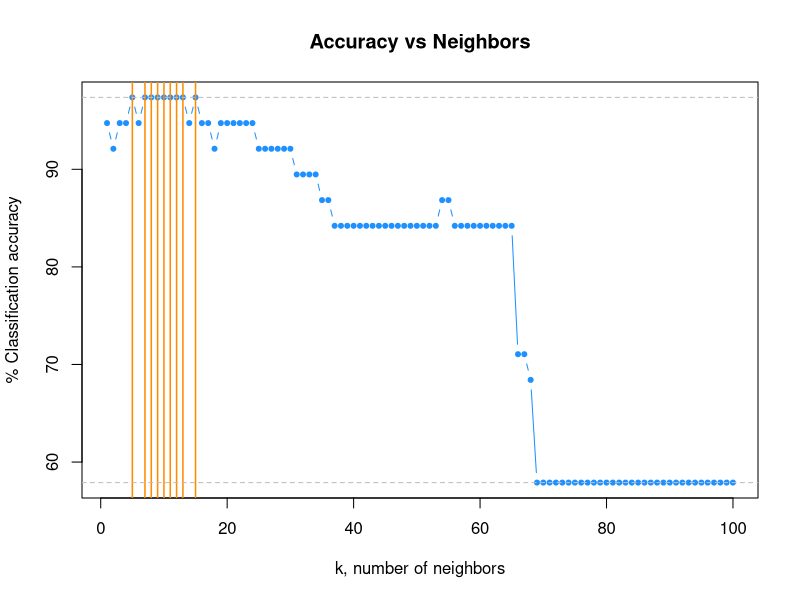

Write the R code that produced this figure.
## ---- chunk 1
# Cargamos librerías
library(class)

# Leemos datos 
data <- iris

# Normalizamos datos (excepto columna objetivo)
data[, -5] <- scale(iris[, -5])

# Resultados reproducibles
set.seed(1234)

# 70% entrenamiento y 30% test
ind <- sample(2, nrow(data), replace=TRUE, prob=c(0.7, 0.3))
trainData <- data[ind==1,]
testData <- data[ind==2,]
## ---- chunk 2
# Ejecución con k=1
KnnTestPrediction_k1 <- knn(trainData[,-5], testData[,-5],
                            trainData$Species, k=1, prob=TRUE)

# Ejecución con k=2
KnnTestPrediction_k2 <- knn(trainData[,-5], testData[,-5],
                            trainData$Species, k=2, prob=TRUE)

# Ejecución con k=3
KnnTestPrediction_k3 <- knn(trainData[,-5], testData[,-5],
                            trainData$Species, k=3, prob=TRUE)

# Ejecución con k=4
KnnTestPrediction_k4 <- knn(trainData[,-5], testData[,-5],
                            trainData$Species, k=4, prob=TRUE)
## ---- chunk 3
# Matriz de confusión para k=1
table(testData$Species, KnnTestPrediction_k1)
## ---- chunk 4
# Accuracy para k=1
sum(KnnTestPrediction_k1==testData$Species)/length(testData$Species)*100
## ---- chunk 5
# Matriz de confusión para k=2
table(testData$Species, KnnTestPrediction_k2)

# Accuracy para k=2
sum(KnnTestPrediction_k2==testData$Species)/length(testData$Species)*100

# Matriz de confusión para k=3
table(testData$Species, KnnTestPrediction_k3)

# Accuracy para k=3
sum(KnnTestPrediction_k3==testData$Species)/length(testData$Species)*100

# Matriz de confusión para k=4
table(testData$Species, KnnTestPrediction_k4)

# Accuracy para k=4
sum(KnnTestPrediction_k4==testData$Species)/length(testData$Species)*100
## ---- chunk 6
# Empty variables
KnnTestPrediction <- list()
accuracy <- numeric()

# From k=1 to k=100...
for(k in 1:100){

  # KnnTestPrediction for each k
  KnnTestPrediction[[k]] <- knn(trainData[,-5], testData[,-5], trainData$Species, k, prob=TRUE)
    
  # Accuracy for each k   
  accuracy[k] <- sum(KnnTestPrediction[[k]]==testData$Species)/length(testData$Species)*100

}

# Accuracy vs Choice of k
plot(accuracy, type="b", col="dodgerblue", cex=1, pch=20,
     xlab="k, number of neighbors", ylab="% Classification accuracy", 
     main="Accuracy vs Neighbors")

# Add lines indicating k with best accuracy
abline(v=which(accuracy==max(accuracy)), col="darkorange", lwd=1.5)

# Add line for max accuracy seen
abline(h=max(accuracy), col="grey", lty=2)

# Add line for min accuracy seen 
abline(h=min(accuracy), col="grey", lty=2)
